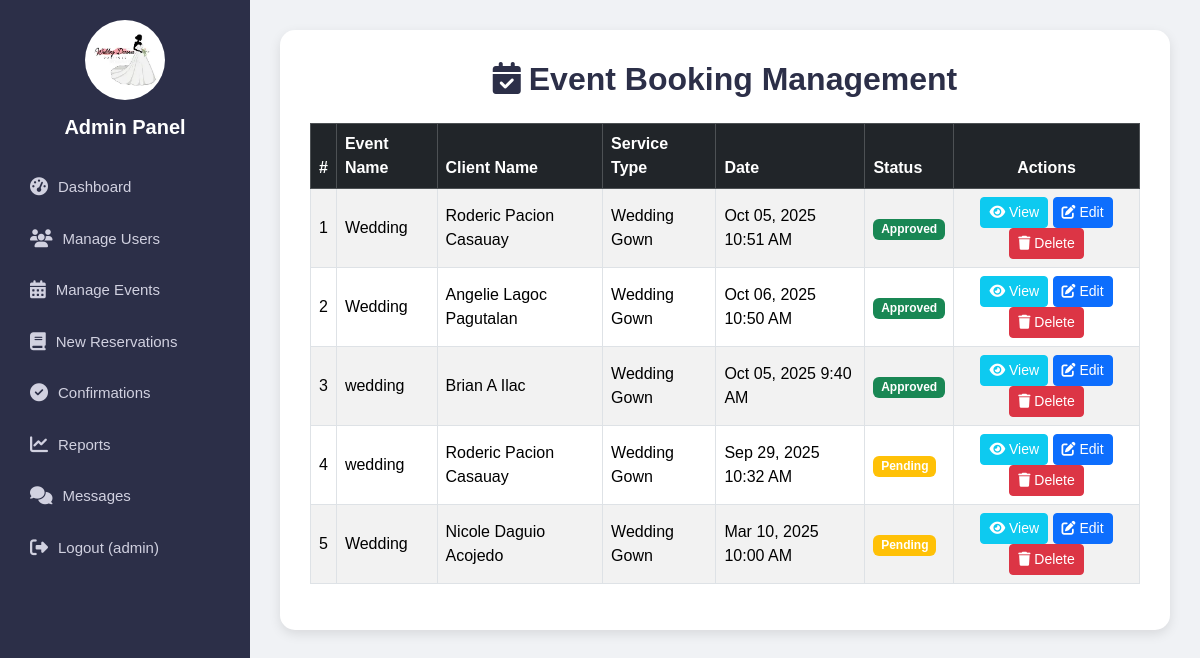
/view_bookings.php (signed in), run on an earlier commit of the app's database.
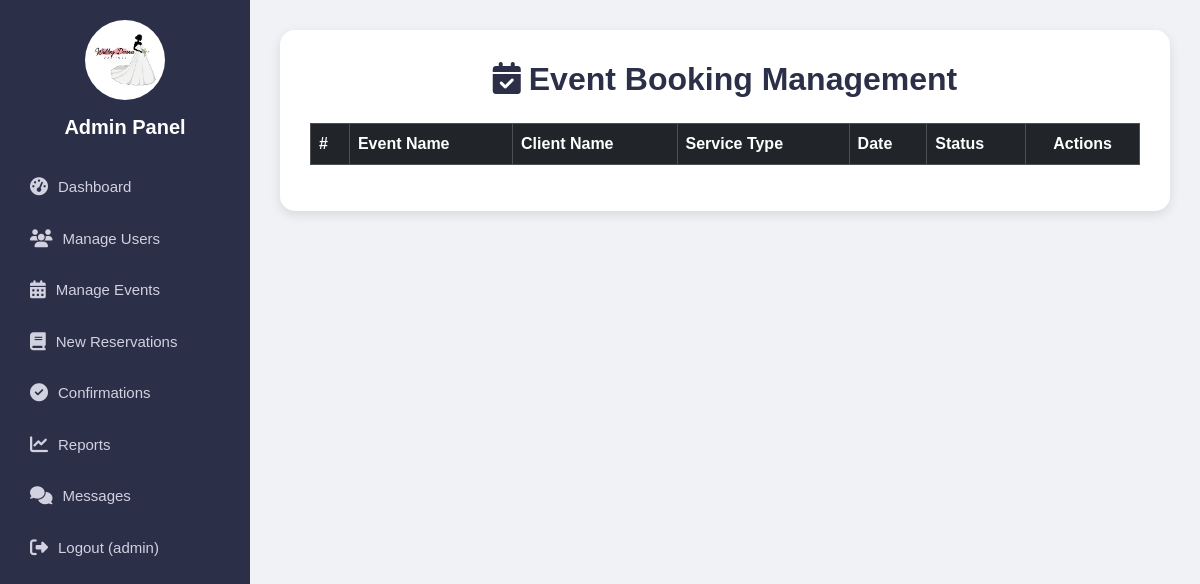
And on a later commit of the database.
### tables this page shows
CREATE TABLE `bookings` (
  `id` int(11) NOT NULL AUTO_INCREMENT,
  `firstname` varchar(100) NOT NULL,
  `middlename` varchar(100) DEFAULT NULL,
  `lastname` varchar(100) NOT NULL,
  `email` varchar(100) NOT NULL,
  `phone_number` varchar(11) NOT NULL,
  `service_type` varchar(100) NOT NULL,
  `package_name` varchar(100) DEFAULT NULL,
  `event_name` varchar(255) NOT NULL,
  `event_datetime` datetime NOT NULL,
  `location` text NOT NULL,
  `status` varchar(50) NOT NULL DEFAULT 'Pending',
  `created_at` timestamp NOT NULL DEFAULT current_timestamp(),
  PRIMARY KEY (`id`),
  KEY `idx_event_datetime` (`event_datetime`),
  KEY `idx_email` (`email`),
  KEY `idx_status` (`status`)
);

### view_bookings.php (the view, shortened to what this page needs)
<?php
$mysqli = new mysqli("localhost", "root", "", "bridal_event_system");
$bookings = $mysqli->query("SELECT id, firstname, middlename, lastname, event_name, event_datetime, service_type, status FROM bookings ORDER BY created_at DESC");
?>
<!DOCTYPE html>
<html lang="en">
<head>
  <link href="https://cdn.jsdelivr.net/npm/bootstrap@5.3.3/dist/css/bootstrap.min.css" rel="stylesheet">
  <link href="https://cdnjs.cloudflare.com/ajax/libs/font-awesome/6.5.2/css/all.min.css" rel="stylesheet">
</head>
<body>
<div class="sidebar" id="sidebar">
  <img src="images/logo.webp" alt="Logo">
  <h2>Admin Panel</h2>
  <a href="dashboard_admin.php"><i class="fas fa-tachometer-alt"></i> Dashboard</a>
  <a href="manage_user.php"><i class="fas fa-users"></i> Manage Users</a>
  <a href="manage_events.php"><i class="fas fa-calendar-alt"></i> Manage Events</a>
  <a href="reservations.php"><i class="fas fa-book"></i> New Reservations</a>
  <a href="confirmations.php"><i class="fas fa-check-circle"></i> Confirmations</a>
  <a href="reports.php"><i class="fas fa-chart-line"></i> Reports</a>
  <a href="messages.php"><i class="fas fa-comments"></i> Messages</a>
  <a href="logout.php" onclick="return confirm('Are you sure you want to logout?')">
    <i class="fas fa-sign-out-alt"></i> Logout (<?= htmlspecialchars($_SESSION['username']) ?>)
  </a>
</div>
<div class="content">
  <div class="page-card">
    <h2><i class="fas fa-calendar-check me-2"></i>Event Booking Management</h2>
    <table class="table table-bordered table-striped table-hover align-middle">
      <thead class="table-dark">
        <tr>
          <th>#</th>
          <th>Event Name</th>
          <th>Client Name</th>
          <th>Service Type</th>
          <th>Date</th>
          <th>Status</th>
          <th class="text-center">Actions</th>
        </tr>
      </thead>
      <tbody>
        <?php $counter = 1; while ($row = $bookings->fetch_assoc()): ?>
          <?php
            $statusColor = match($row['status']) {
              'Approved'  => 'success',
              'Declined'  => 'danger',
              'Rejected'  => 'danger',
              default     => 'warning'
            };
            $fullname = trim($row['firstname'] . ' ' . $row['middlename'] . ' ' . $row['lastname']);
          ?>
          <tr>
            <td><?= $counter++ ?></td>
            <td><?= htmlspecialchars($row['event_name']) ?></td>
            <td><?= htmlspecialchars($fullname) ?></td>
            <td><?= htmlspecialchars($row['service_type']) ?></td>
            <td><?= date('M d, Y g:i A', strtotime($row['event_datetime'])) ?></td>
            <td><span class="badge bg-<?= $statusColor ?>"><?= htmlspecialchars($row['status']) ?></span></td>
            <td class="text-center">
              <button class="btn btn-sm btn-info text-white"
                onclick="viewBooking(<?= $row['id'] ?>)">
                <i class="fas fa-eye"></i> View
              </button>
              <a href="admin_edit.php?id=<?= $row['id'] ?>" class="btn btn-sm btn-primary">
                <i class="fas fa-edit"></i> Edit
              </a>
              <form method="POST" action="delete_booking.php" class="d-inline"
                onsubmit="return confirm('Are you sure you want to delete this booking?');">
                <button type="submit" class="btn btn-sm btn-danger">
                  <i class="fas fa-trash"></i> Delete
                </button>
              </form>
            </td>
          </tr>
        <?php endwhile; ?>
      </tbody>
    </table>
  </div>
</div>
</body>
</html>

What changed in the data, as far as the page shows it:
removed bookings: event_name "Wedding", fullname "Roderic Pacion Casauay", service_type "Wedding Gown", event_datetime "Oct 05, 2025 10:51 AM", status "Approved"
removed bookings: event_name "Wedding", fullname "Angelie Lagoc Pagutalan", service_type "Wedding Gown", event_datetime "Oct 06, 2025 10:50 AM", status "Approved"
removed bookings: event_name "wedding", fullname "Brian A Ilac", service_type "Wedding Gown", event_datetime "Oct 05, 2025 9:40 AM", status "Approved"
removed bookings: event_name "wedding", fullname "Roderic Pacion Casauay", service_type "Wedding Gown", event_datetime "Sep 29, 2025 10:32 AM", status "Pending"
removed bookings: event_name "Wedding", fullname "Nicole Daguio Acojedo", service_type "Wedding Gown", event_datetime "Mar 10, 2025 10:00 AM", status "Pending"
